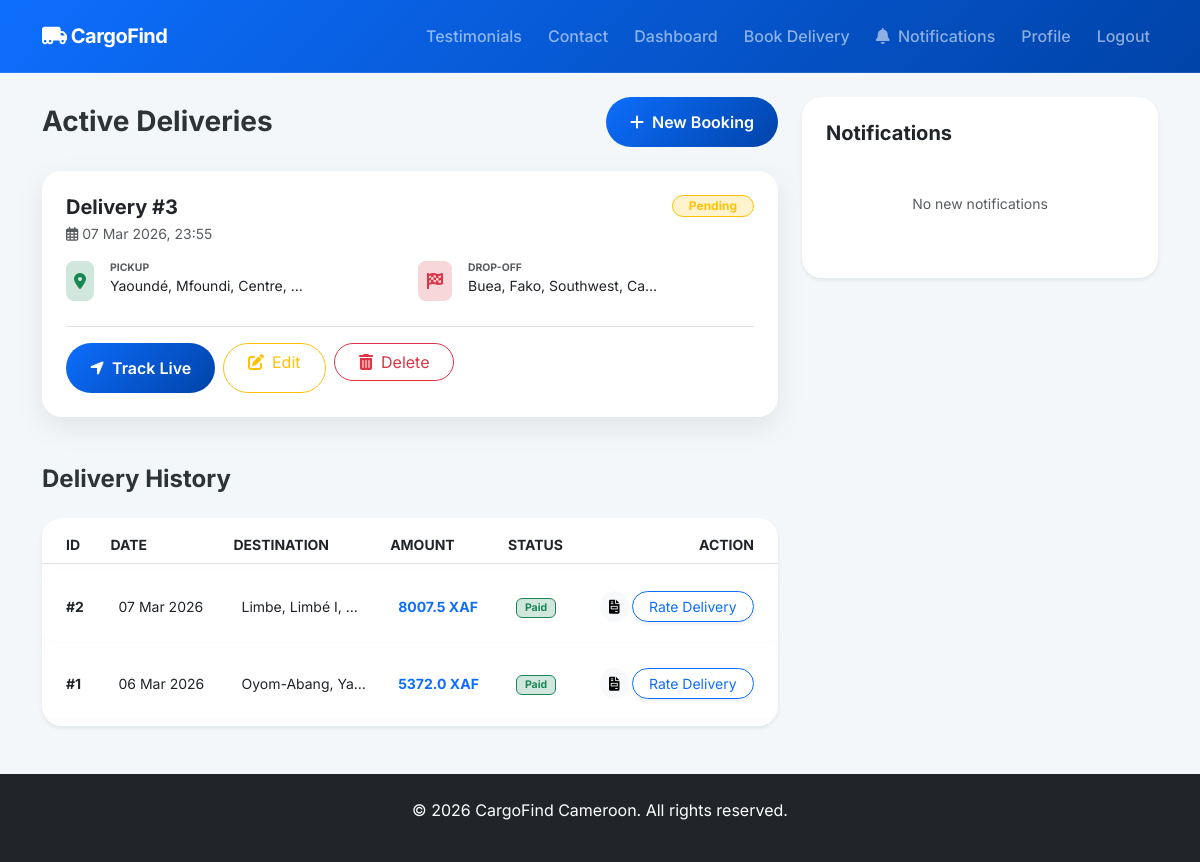
The app's page /customer/dashboard (signed in) with its own data.
### models.py (models this page shows)
class Delivery(db.Model):
    id = db.Column(db.Integer, primary_key=True)
    customer_id = db.Column(db.Integer, db.ForeignKey('user.id'), nullable=False)
    driver_id = db.Column(db.Integer, db.ForeignKey('user.id'))
    pickup_location = db.Column(db.String(200), nullable=False)
    pickup_lat = db.Column(db.Float)
    pickup_lng = db.Column(db.Float)
    dropoff_location = db.Column(db.String(200), nullable=False)
    dropoff_lat = db.Column(db.Float)
    dropoff_lng = db.Column(db.Float)
    goods_description = db.Column(db.Text, nullable=False)
    pickup_time = db.Column(db.DateTime, default=datetime.utcnow)
    special_instructions = db.Column(db.Text)
    weight = db.Column(db.Float)
    vehicle_type = db.Column(db.String(50)) # Type of vehicle required
    distance_km = db.Column(db.Float)
    estimated_time = db.Column(db.String(50))
    total_cost = db.Column(db.Float)
    status = db.Column(db.String(50), default='Pending')
    created_at = db.Column(db.DateTime, default=datetime.utcnow)
    payment_status = db.Column(db.String(20), default='Unpaid') # Unpaid, Paid
    payment_method = db.Column(db.String(50)) # MoMo, Orange, Cash
    rating = db.Column(db.Integer)
    feedback = db.Column(db.Text)

### app.py (the view)
@app.route('/customer/dashboard')
@login_required
def customer_dashboard():
    if current_user.role != 'customer':
        return redirect(url_for('index'))
    active_deliveries = Delivery.query.filter_by(customer_id=current_user.id).filter(Delivery.status != 'Delivered').all()
    past_deliveries = Delivery.query.filter_by(customer_id=current_user.id, status='Delivered').order_by(Delivery.created_at.desc()).all()
    notifications = Notification.query.filter_by(user_id=current_user.id).order_by(Notification.created_at.desc()).limit(5).all()
    return render_template('customer/dashboard.html', active=active_deliveries, past=past_deliveries, notifications=notifications)

### app.py (called while the page is built)
@login_manager.user_loader
def load_user(user_id):
    return User.query.get(int(user_id))

### templates/customer/dashboard.html (shortened to what this page needs)
{% extends "base.html" %}
{% block content %}
<div class="row g-4 animate-up">
    <div class="col-lg-8">
        <div class="d-flex justify-content-between align-items-center mb-4">
            <h3 class="fw-bold mb-0">Active Deliveries</h3>
            <a href="{{ url_for('book_delivery') }}" class="btn btn-primary rounded-pill">
                <i class="fas fa-plus me-2"></i>New Booking
            </a>
        </div>
        {% for deliv in active %}
            <div class="card mb-4 overflow-hidden">
                <div class="card-body p-4">
                    <div class="d-flex justify-content-between align-items-start mb-3">
                        <div>
                            <h5 class="fw-bold mb-1">Delivery #{{ deliv.id }}</h5>
                            <p class="text-muted small mb-0"><i class="far fa-calendar-alt me-1"></i>{{ deliv.created_at.strftime('%d %b %Y, %H:%M') }}</p>
                        </div>
                        <span class="badge rounded-pill {% if deliv.status == 'Pending' %}bg-warning-subtle text-warning border border-warning{% elif deliv.status == 'Delivered' %}bg-success-subtle text-success border border-success{% else %}bg-primary-subtle text-primary border border-primary{% endif %} px-3">
                            {{ deliv.status }}
                        </span>
                    </div>
                    <div class="row g-3 mb-4">
                        <div class="col-md-6">
                            <div class="d-flex align-items-center">
                                <div class="bg-success-subtle p-2 rounded-3 me-3">
                                    <i class="fas fa-map-marker-alt text-success"></i>
                                </div>
                                <div>
                                    <small class="text-muted d-block text-uppercase fw-bold" style="font-size: 0.65rem;">Pickup</small>
                                    <span class="small text-truncate d-inline-block" style="max-width: 200px;">{{ deliv.pickup_location }}</span>
                                </div>
                            </div>
                        </div>
                        <div class="col-md-6">
                            <div class="d-flex align-items-center">
                                <div class="bg-danger-subtle p-2 rounded-3 me-3">
                                    <i class="fas fa-flag-checkered text-danger"></i>
                                </div>
                                <div>
                                    <small class="text-muted d-block text-uppercase fw-bold" style="font-size: 0.65rem;">Drop-off</small>
                                    <span class="small text-truncate d-inline-block" style="max-width: 200px;">{{ deliv.dropoff_location }}</span>
                                </div>
                            </div>
                        </div>
                    </div>
                    <div class="d-flex flex-wrap gap-2 pt-3 border-top">
                        <a href="{{ url_for('track_delivery', delivery_id=deliv.id) }}" class="btn btn-primary rounded-pill px-4">
                            <i class="fas fa-location-arrow me-2"></i>Track Live
                        </a>
                        {% if deliv.status == 'Pending' and not deliv.driver_id %}
                            <a href="{{ url_for('edit_delivery', delivery_id=deliv.id) }}" class="btn btn-outline-warning rounded-pill px-4">
                                <i class="fas fa-edit me-2"></i>Edit
                            </a>
                            <form action="{{ url_for('cancel_delivery', delivery_id=deliv.id) }}" method="POST" class="d-inline" onsubmit="return confirm('Are you sure you want to delete this request?')">
                                <button type="submit" class="btn btn-outline-danger rounded-pill px-4">
                                    <i class="fas fa-trash-alt me-2"></i>Delete
                                </button>
                            </form>
                        {% endif %}
                    </div>
                </div>
            </div>
        {% endfor %}
        <h4 class="fw-bold mt-5 mb-4">Delivery History</h4>
        <div class="card border-0 shadow-sm overflow-hidden">
            <div class="table-responsive">
                <table class="table table-hover align-middle mb-0">
                    <thead class="bg-light">
                        <tr class="small text-uppercase text-muted">
                            <th class="ps-4">ID</th>
                            <th>Date</th>
                            <th>Destination</th>
                            <th>Amount</th>
                            <th>Status</th>
                            <th class="text-end pe-4">Action</th>
                        </tr>
                    </thead>
                    <tbody class="border-top-0">
                        {% for deliv in past %}
                            <tr class="small">
                                <td class="ps-4 fw-bold">#{{ deliv.id }}</td>
                                <td>{{ deliv.created_at.strftime('%d %b %Y') }}</td>
                                <td class="text-truncate" style="max-width: 150px;">{{ deliv.dropoff_location }}</td>
                                <td class="fw-bold text-primary">{{ deliv.total_cost }} XAF</td>
                                <td>
                                    {% if deliv.payment_status == 'Paid' %}
                                        <span class="badge bg-success-subtle text-success border border-success px-2">Paid</span>
                                    {% elif deliv.payment_method == 'Cash' and deliv.payment_status == 'Pending' %}
                                        <span class="badge bg-info-subtle text-info border border-info px-2">Pay in Cash</span>
                                    {% elif deliv.payment_status == 'Pending' %}
                                        <span class="badge bg-warning-subtle text-warning border border-warning px-2">Pending</span>
                                    {% else %}
                                        <span class="badge bg-warning-subtle text-warning border border-warning px-2">Unpaid</span>
                                    {% endif %}
                                </td>
                                <td class="text-end pe-4">
                                    <div class="d-flex justify-content-end gap-1">
                                        <a href="{{ url_for('view_invoice', delivery_id=deliv.id) }}" class="btn btn-light btn-sm rounded-circle" title="Invoice">
                                            <i class="fas fa-file-invoice"></i>
                                        </a>
                                        {% if not deliv.rating %}
                                            <button class="btn btn-outline-primary btn-sm rounded-pill px-3 shadow-sm" data-bs-toggle="modal" data-bs-target="#rateModal{{ deliv.id }}">Rate Delivery</button>
                                        {% else %}
                                            <div class="text-warning small text-nowrap d-flex align-items-center bg-light px-2 py-1 rounded-pill">
                                                {% for i in range(5) %}
                                                    <i class="{% if i < deliv.rating %}fas{% else %}far{% endif %} fa-star fa-xs"></i>
                                                {% endfor %}
                                            </div>
                                        {% endif %}
                                    </div>
                                </td>
                            </tr>
                        {% endfor %}
                    </tbody>
                </table>
            </div>
        </div>
    </div>
    <div class="col-lg-4">
        <div class="card border-0 mb-4 p-4 shadow-sm">
            <h5 class="fw-bold mb-4">Notifications</h5>
            <div class="list-group list-group-flush">
                {% for n in notifications %}
                    <div class="list-group-item px-0 border-0 mb-3 d-flex align-items-start">
                        <div class="bg-primary-subtle p-2 rounded-circle me-3" style="width: 35px; height: 35px; min-width: 35px; text-align: center;">
                            <i class="fas fa-bell text-primary small"></i>
                        </div>
                        <div>
                            <p class="mb-1 small" style="line-height: 1.4;">{{ n.message }}</p>
                            <span class="text-muted" style="font-size: 0.7rem;">{{ n.created_at.strftime('%H:%M, %d %b') }}</span>
                        </div>
                    </div>
                {% else %}
                    <div class="text-center py-4">
                        <p class="text-muted small">No new notifications</p>
                    </div>
                {% endfor %}
            </div>
        </div>
    </div>
</div>
{% endblock %}

### static/css/style.css (style rules this page uses)
:root { --primary-gradient: linear-gradient(135deg, #0d6efd 0%, #0043a8 100%); --secondary-gradient: linear-gradient(135deg, #6c757d 0%, #343a40 100%); --glass-bg: rgba(255, 255, 255, 0.9); --card-shadow: 0 10px 30px rgba(0, 0, 0, 0.08); --transition-base: all 0.3s cubic-bezier(0.4, 0, 0.2, 1); }
body { font-family: 'Inter', sans-serif; background-color: #f4f7fa; color: #2d3436; overflow-x: hidden; }
.card { border: none; border-radius: 20px; box-shadow: var(--card-shadow); transition: var(--transition-base); }
.btn { transition: var(--transition-base); transform: perspective(1px) translateZ(0); }
.btn-primary { background: var(--primary-gradient); border: none; padding: 0.8rem 1.5rem; border-radius: 12px; font-weight: 600; }
.animate-up { animation: fadeInUp 0.6s ease-out forwards; }
.table { border-collapse: separate; border-spacing: 0 8px; }
.table tr { background: white; box-shadow: 0 2px 10px rgba(0,0,0,0.02); border-radius: 10px; }
.table td { padding: 1.2rem 1rem; border: none; }
.table td:first-child { border-top-left-radius: 12px; border-bottom-left-radius: 12px; }
.table td:last-child { border-top-right-radius: 12px; border-bottom-right-radius: 12px; }

### records on screen
Delivery: id "3", created_at "07 Mar 2026, 23:55", status "Pending", pickup_location "Yaoundé, Mfoundi, Centre,…", dropoff_location "Buea, Fako, Southwest, Ca…"
Delivery: id "2", created_at "07 Mar 2026", dropoff_location "Limbe, Limbé I,…", total_cost "8007.5", payment_status "Paid"
Delivery: id "1", created_at "06 Mar 2026", dropoff_location "Oyom-Abang, Ya…", total_cost "5372.0", payment_status "Paid"
